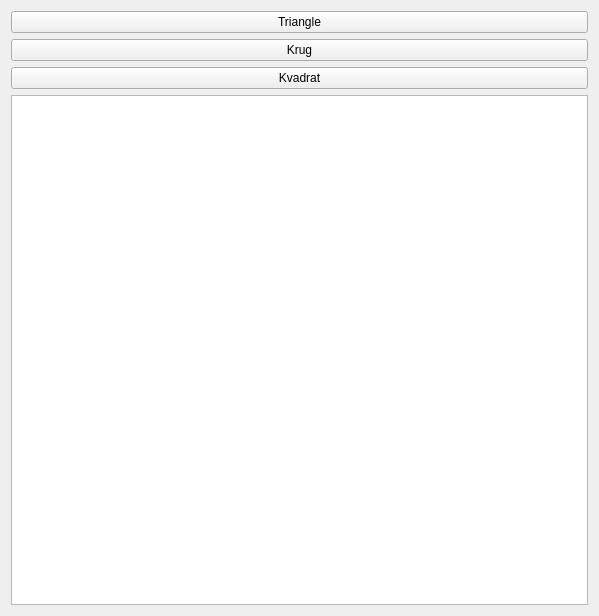
<?xml version="1.0" encoding="UTF-8"?>
<ui version="4.0">
 <class>Widget</class>
 <widget class="QWidget" name="Widget">
  <property name="enabled">
   <bool>true</bool>
  </property>
  <property name="geometry">
   <rect>
    <x>0</x>
    <y>0</y>
    <width>599</width>
    <height>616</height>
   </rect>
  </property>
  <property name="windowTitle">
   <string>Widget</string>
  </property>
  <layout class="QGridLayout" name="gridLayout">
   <item row="3" column="0">
    <widget class="QGraphicsView" name="graphicsView">
     <property name="enabled">
      <bool>true</bool>
     </property>
    </widget>
   </item>
   <item row="2" column="0">
    <widget class="QPushButton" name="pushButton">
     <property name="enabled">
      <bool>true</bool>
     </property>
     <property name="text">
      <string>Kvadrat</string>
     </property>
    </widget>
   </item>
   <item row="1" column="0">
    <widget class="QPushButton" name="pushButton_2">
     <property name="text">
      <string>Krug</string>
     </property>
    </widget>
   </item>
   <item row="0" column="0">
    <widget class="QPushButton" name="pushButton_3">
     <property name="text">
      <string>Triangle</string>
     </property>
    </widget>
   </item>
  </layout>
 </widget>
 <tabstops>
  <tabstop>graphicsView</tabstop>
 </tabstops>
 <resources/>
 <connections/>
</ui>
